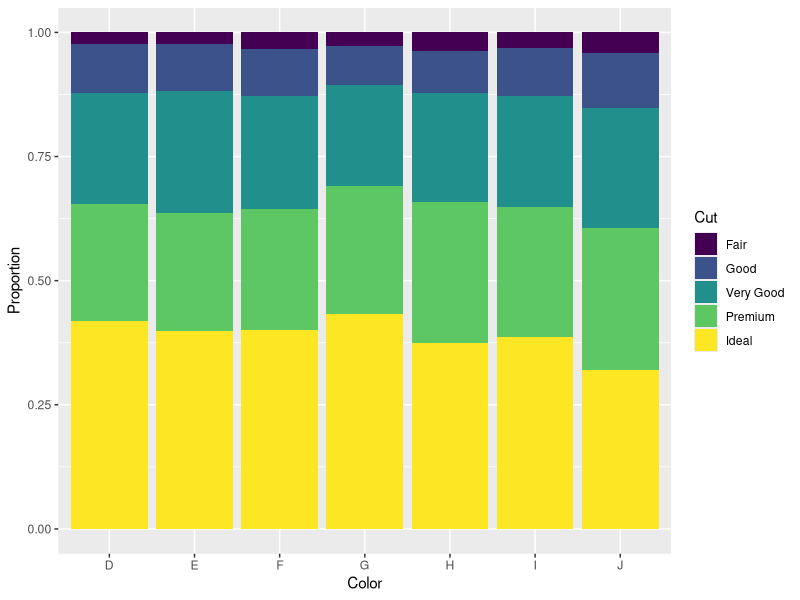
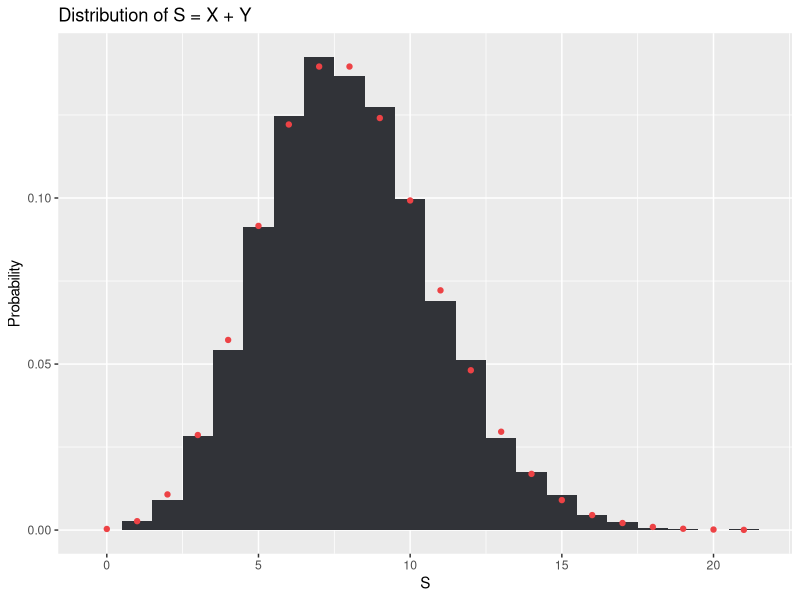
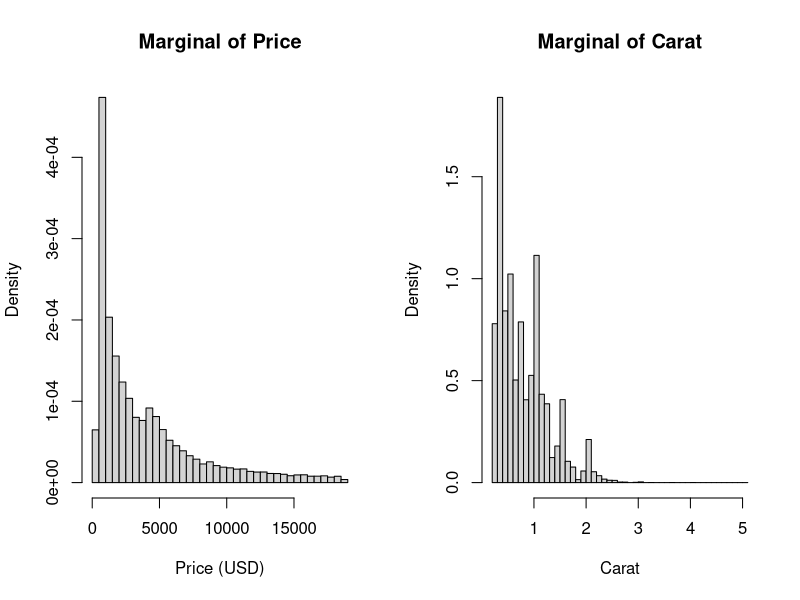
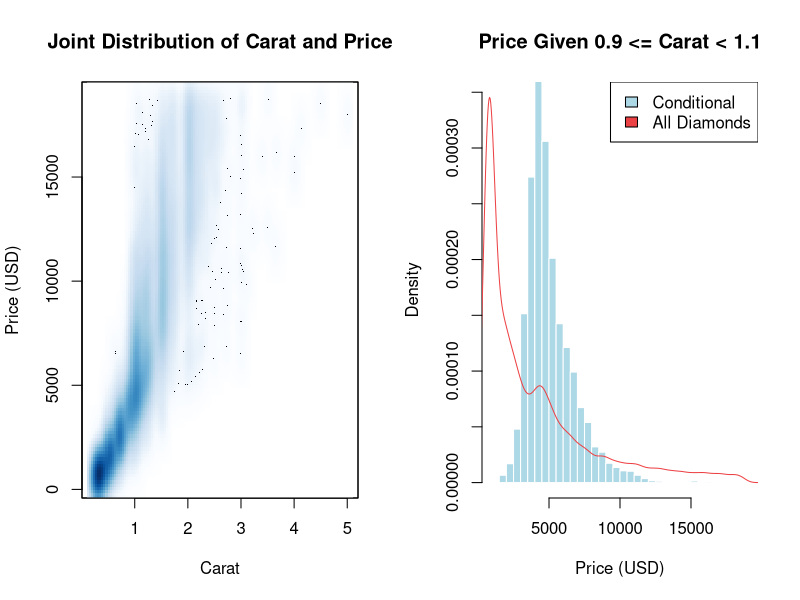

Generate these figures, in order, with R:
## ---- chunk 1
knitr::opts_chunk$set(echo = TRUE, message = FALSE, warning = FALSE)
library(ggplot2)
set.seed(41)
## ---- chunk 2
X_p1 <- diamonds$cut
Y_p1 <- diamonds$color

knitr::kable(as.data.frame(table(Cut = X_p1)), caption = "Frequency of each Cut Grade")
knitr::kable(as.data.frame(table(Color = Y_p1)), caption = "Frequency of each Color Grade")
## ---- chunk 3
counts_p1 <- table(Cut = X_p1, Color = Y_p1)

chi_p1 <- chisq.test(counts_p1)
V_p1 <- sqrt(chi_p1$statistic / (sum(counts_p1) * (min(dim(counts_p1)) - 1)))
## ---- chunk 4
ggplot(data = diamonds, mapping = aes(x = color, fill = cut)) +
  geom_bar(position = "fill") + labs(x = "Color", y = "Proportion", fill = "Cut")
## ---- chunk 5
joint_pmf <- prop.table(counts_p1)

marginal_cut <- margin.table(joint_pmf, 1)

marginal_color <- margin.table(joint_pmf, 2)

indep_pmf <- outer(marginal_cut, marginal_color)

diff_pmf <- joint_pmf - indep_pmf

knitr::kable(round(addmargins(joint_pmf), 4), caption = "Observed Joint and Marginal 
             PMFs of Cut and Color")
knitr::kable(round(indep_pmf, 4), caption = "Expected Joint PMF Under Independence")
knitr::kable(round(diff_pmf, 4), caption = "Difference (Observed - Expected)")
## ---- chunk 6
n <- 10000
X_p2 <- rpois(n, 3)
Y_p2 <- rpois(n, 5)
## ---- chunk 7
S_p2 <- X_p2 + Y_p2

ggplot() +
  geom_histogram(aes(S_p2, after_stat(density)), binwidth = 1, fill = "#313338") +
  geom_point(aes(0:max(S_p2), dpois(0:max(S_p2), 8)), color = "#ED4245") + 
  labs(title = "Distribution of S = X + Y", x = "S", y = "Probability")
## ---- chunk 8
lambda_X <- 3
lambda_Y <- 5
lambda_S <- lambda_X + lambda_Y

summary_table <- data.frame(
  Variable = c("X", "Y", "S = X + Y"),
  Theoretical_Mean = c(lambda_X, lambda_Y, lambda_S),
  Simulated_Mean = round(c(mean(X_p2), mean(Y_p2), mean(S_p2)), 4),
  Theoretical_Variance = c(lambda_X, lambda_Y, lambda_S),
  Simulated_Variance = round(c(var(X_p2), var(Y_p2), var(S_p2)), 4)
)

knitr::kable(
  summary_table, align = "c", 
  col.names = c("Variable", "Theoretical Mean", "Simulated Mean", 
                "Theoretical Variance", "Simulated Variance"), 
  caption = "Theoretical vs. Simulated Mean and Variance"
)
## ---- chunk 9
counts_p3 <- table(Cut = diamonds$cut, Clarity = diamonds$clarity)
joint_p3 <- prop.table(counts_p3)

knitr::kable(round(joint_p3, 4), caption = "Joint PMF of Cut and Clarity")
## ---- chunk 10
marginal_cut_p3 <- margin.table(joint_p3, 1)
marginal_clarity_p3 <- margin.table(joint_p3, 2)

knitr::kable(round(addmargins(joint_p3), 4),
             caption = "Joint and Marginal PMFs of Cut and Clarity")
## ---- chunk 11
cond_IF <- joint_p3[, "IF"] / marginal_clarity_p3["IF"]

knitr::kable(
  round(cbind(Marginal = marginal_cut_p3, Given_IF = cond_IF), 4),
  caption = "Distribution of Cut: Overall and Given Clarity IF"
)

sum(cond_IF)
## ---- chunk 12
X_p4 <- diamonds$price
Y_p4 <- diamonds$carat

summary_p4 <- sapply(data.frame(Price = X_p4, Carat = Y_p4), summary)
knitr::kable(round(summary_p4, 2), caption = "Summary Statistics of Price and Carat")
## ---- chunk 13
par(mfrow = c(1, 2))
hist(X_p4, freq = FALSE, breaks = 50, main = "Marginal of Price", xlab = "Price (USD)")
hist(Y_p4, freq = FALSE, breaks = 50, main = "Marginal of Carat", xlab = "Carat")
## ---- chunk 14
smoothScatter(Y_p4, X_p4, xlab = "Carat", ylab = "Price (USD)",
              main = "Joint Distribution of Carat and Price")
## ---- chunk 15
cond_X_p4 <- X_p4[Y_p4 >= 0.9 & Y_p4 < 1.1]

hist(cond_X_p4, freq = FALSE, breaks = 40, col = "lightblue", border = "white",
     ylim = c(0, max(density(X_p4)$y)),
     main = "Price Given 0.9 <= Carat < 1.1", xlab = "Price (USD)")
lines(density(X_p4), col = "#ED4245")
legend("topright", c("Conditional", "All Diamonds"),
       fill = c("lightblue", "#ED4245"))

compare_p4 <- data.frame(
  Group = c("All diamonds", "Conditional"),
  Mean = c(mean(X_p4), mean(cond_X_p4)),
  Median = c(median(X_p4), median(cond_X_p4)),
  SD = c(sd(X_p4), sd(cond_X_p4))
)
knitr::kable(compare_p4, digits = 2, caption = "Price Before and After Conditioning")
